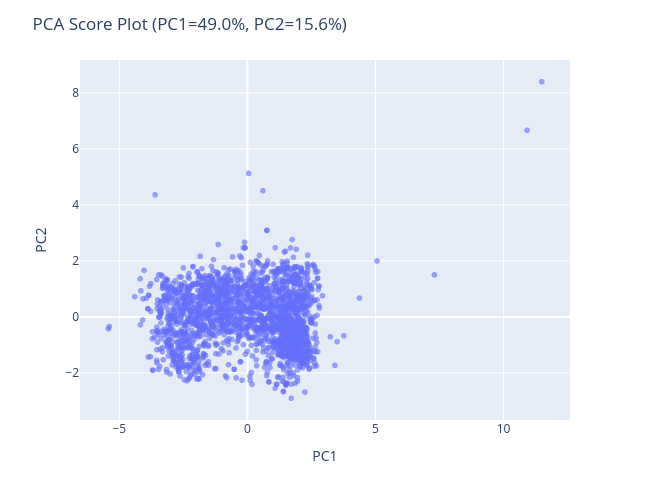

Source (notebook cell):
### Code cell
import pandas as pd 
import numpy as np 
import plotly.express as px  
from sklearn.preprocessing import StandardScaler 
from sklearn.decomposition import PCA 

# --- Standardize ---
scaler = StandardScaler()
X_scaled = scaler.fit_transform(df_pca)

# --- PCA ---
pca = PCA(n_components=2)
X_pca = pca.fit_transform(X_scaled)

# --- PCA scores DataFrame ---
pca_scores = pd.DataFrame(
    X_pca,
    columns=['PC1', 'PC2']
)

# --- Plot ---
fig = px.scatter(
    pca_scores,
    x='PC1',
    y='PC2',
    opacity=0.6
)

fig.update_layout(
    title=f"PCA Score Plot (PC1={pca.explained_variance_ratio_[0]*100:.1f}%, "
          f"PC2={pca.explained_variance_ratio_[1]*100:.1f}%)",
    xaxis_title="PC1",
    yaxis_title="PC2",
    width=650,
    height=500
)

fig.show()

### Figure 1 — Plotly figure (JSON) as saved in the notebook; plotly's stock layout.template omitted (floating-point values rounded to 4 significant figures; data arrays with more than 128 entries replaced by an {"elided": "..."} marker saying what was removed)
{"data": [{"hovertemplate": "PC1=%{x}<br>PC2=%{y}<extra></extra>", "legendgroup": "", "marker": {"color": "#636efa", "opacity": 0.6, "symbol": "circle"}, "mode": "markers", "name": "", "showlegend": false, "type": "scattergl", "x": {"elided": "2215 float values"}, "xaxis": "x", "y": {"elided": "2215 float values"}, "yaxis": "y"}], "layout": {"height": 500, "legend": {"tracegroupgap": 0}, "margin": {"t": 60}, "title": {"text": "PCA Score Plot (PC1=49.0%, PC2=15.6%)"}, "width": 650, "xaxis": {"anchor": "y", "domain": [0, 1], "title": {"text": "PC1"}}, "yaxis": {"anchor": "x", "domain": [0, 1], "title": {"text": "PC2"}}}}
